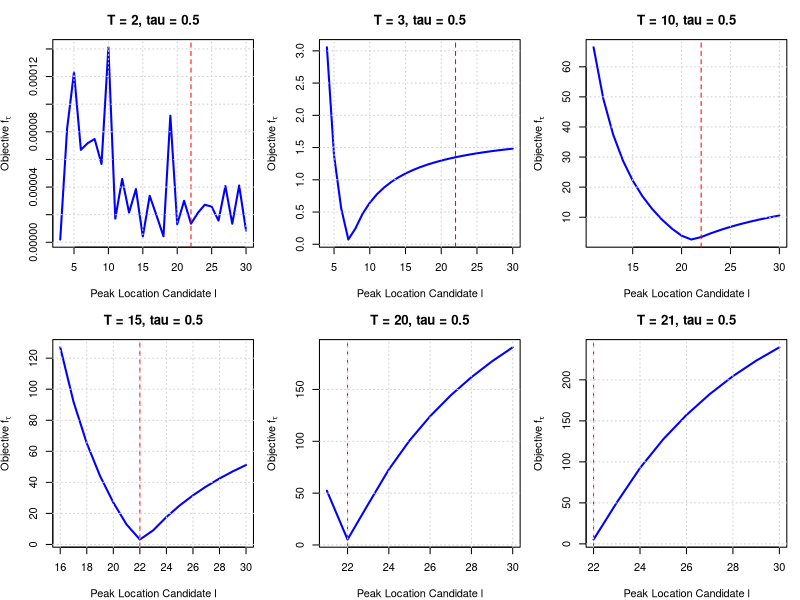
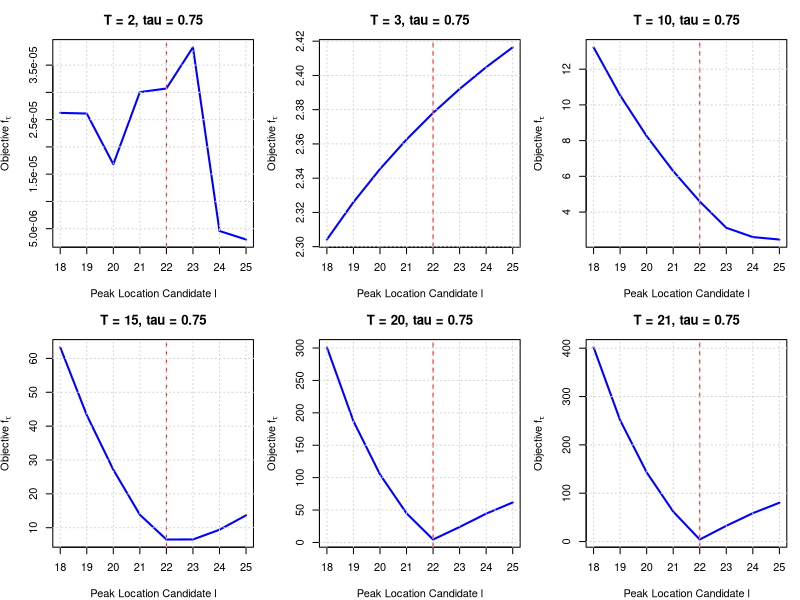
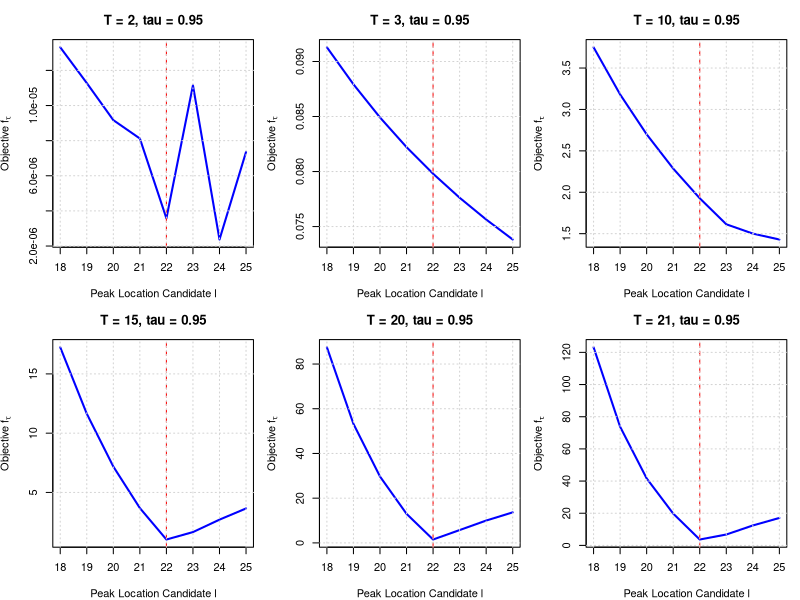
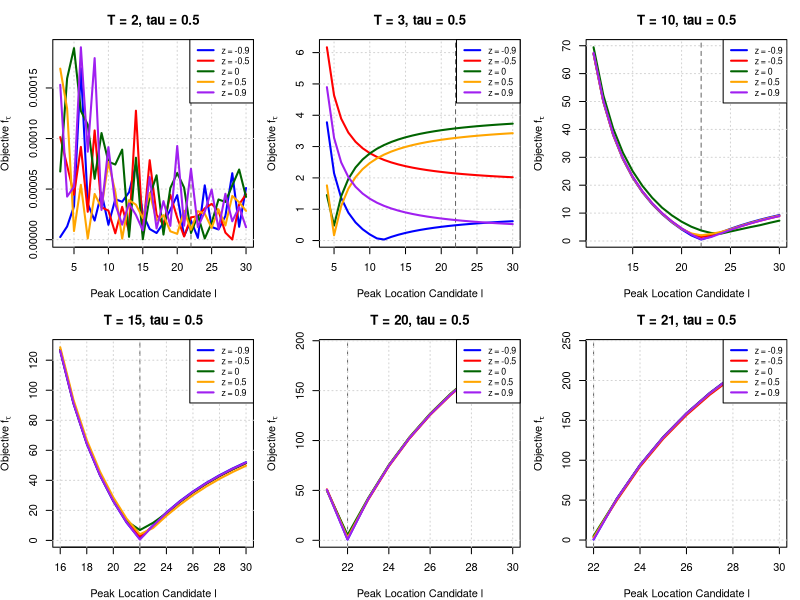
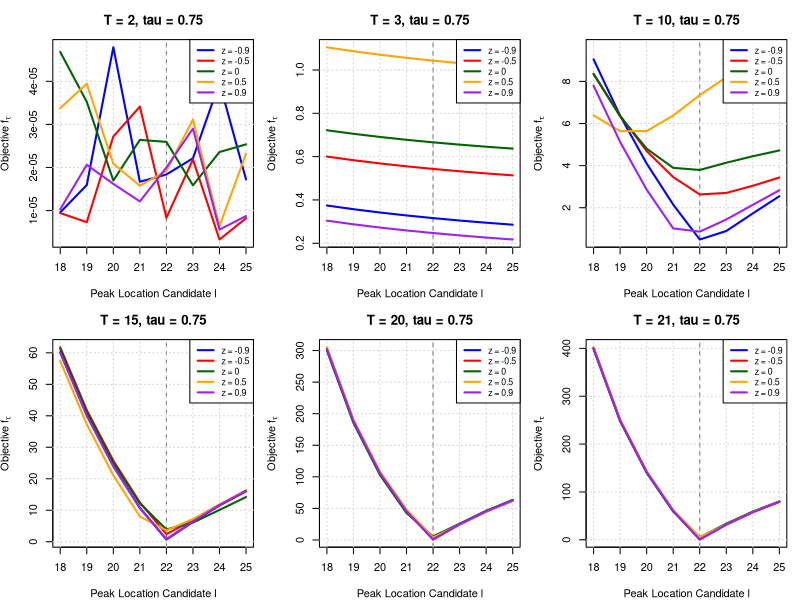
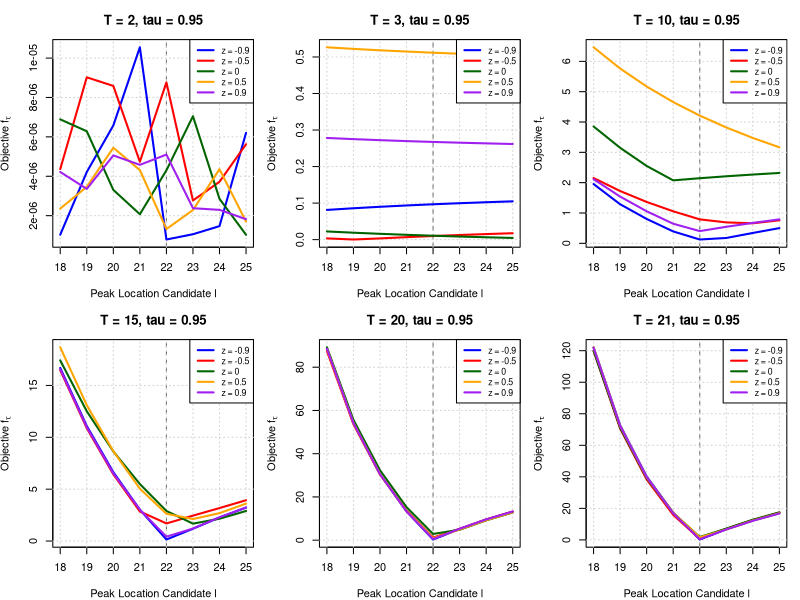

These figures' R source, in order:
# ---------------------------------------------------------------------------
# Quantile-Based Peak Estimation with Laplace Noise
# ---------------------------------------------------------------------------
# Author: Said Maanan
# Date: 2025-06-12
# ---------------------------------------------------------------------------

# ---------------------------------------------------------------------------
# Laplace Noise Generator
# ---------------------------------------------------------------------------
rlaplace <- function(n, location = 0, scale = 1) {
  u <- runif(n, -0.5, 0.5)
  location - scale * sign(u) * log(1 - 2 * abs(u))
}

# ---------------------------------------------------------------------------
# Asymmetric Laplace Variance
# ---------------------------------------------------------------------------
asy_laplace_variance <- function(tau, z) {
  stopifnot(tau > 0, tau < 1, abs(z) < 1)
  mu <- tau / (1 + z) - (1 - tau) / (1 - z)
  E_X2 <- 2 * tau / (1 + z)^2 + 2 * (1 - tau) / (1 - z)^2
  return(E_X2 - mu^2)
}

# ---------------------------------------------------------------------------
# Compute scale b for desired SNR
# ---------------------------------------------------------------------------
compute_noise_scale <- function(A, SNR_target, tau, z) {
  sigma2 <- asy_laplace_variance(tau, z)
  sqrt((A / SNR_target)^2 / sigma2)
}

# ---------------------------------------------------------------------------
# Quantile Loss Function
# ---------------------------------------------------------------------------
quantile_loss <- function(u, tau) {
  u * ( tau - (u < 0) )
}

# ---------------------------------------------------------------------------
# Weighted Quantile (Generalized Algorithm, tau in (0,1))
# ---------------------------------------------------------------------------
med_weighted_tau <- function(I, l, s, tau) {
  T <- length(I)
  x <- I * exp(((1:T) - l)^2 / s^2)
  w <- exp(-((1:T) - l)^2 / s^2)
  o <- order(x)
  x_sorted <- x[o]
  w_sorted <- w[o]
  cum_w <- cumsum(w_sorted)
  cutoff <- tau * sum(w_sorted)
  k <- min(which(cum_w >= cutoff))
  return(x_sorted[k]) 
}

# ---------------------------------------------------------------------------
# Quantile-Based Amplitude Estimation
# ---------------------------------------------------------------------------
compute_a <- function(I, l, s, tau) {
  med_weighted_tau(I, l, s, tau)
}

# ---------------------------------------------------------------------------
# Quantile Loss objective
# ---------------------------------------------------------------------------
objective_function <- function(I, a, l, s, tau) {
  t <- seq_along(I)
  fitted <- a * exp(-((t - l)^2) / s^2)
  u <- I - fitted
  mean(quantile_loss(u, tau))
}

# ---------------------------------------------------------------------------
# Optimize s for a given l
# ---------------------------------------------------------------------------
search_best_s <- function(I, l, tau) {
  f_obj <- function(s) {
    a_hat <- compute_a(I, l, s, tau)
    objective_function(I, a_hat, l, s, tau)
  }
  optimize(f_obj, interval = c(1, 20), tol = 1e-4)$minimum
}

# ---------------------------------------------------------------------------
# Main simulation function
# ---------------------------------------------------------------------------
simulate_quantile_objective <- function(T, A, L, S, h, tau, snr = Inf, z = 0, seed = NULL, l_range = NULL, force_l_gt_T = FALSE) {
  t <- 1:T
  signal <- A * exp(-((t - L)^2) / S^2)
  
  if (!is.null(seed)) set.seed(seed)
  
  if (is.finite(snr)) {
    b <- compute_noise_scale(A, snr, tau, z)
    noise <- rlaplace(T, scale = b)
    I <- signal + noise
  } else {
    I <- signal
  }
  
  if (is.null(l_range)) {
    l_grid <- if (force_l_gt_T) seq(T + 1, h) else if (is.finite(snr)) seq(L - 4, L + 3) else seq(1, h)
  } else {
    l_grid <- l_range
  }
  
  losses <- sapply(l_grid, function(l) {
    s_hat <- search_best_s(I, l, tau)
    a_hat <- compute_a(I, l, s_hat, tau)
    objective_function(I, a_hat, l, s_hat, tau)
  })
  
  data.frame(l = l_grid, loss = losses, T = T)
}

# ---------------------------------------------------------------------------
# Plotting utility
# ---------------------------------------------------------------------------
plot_quantile_objectives <- function(results, tau, A_true, L_true, S_true, h) {
  Ts <- unique(results$T)
  nT <- length(Ts)
  nrow <- 2
  ncol <- 3
  
  png(filename = paste0("plot_quantile_tau", tau, ".png"),
      width = 900, height = 600, res = 120)
  old_par <- par(mfrow = c(nrow, ncol), mar = c(4, 4, 3, 1))
  on.exit({ par(old_par); dev.off() })
  
  for (T_val in Ts) {
    subset_data <- subset(results, T == T_val)
    plot(subset_data$l, subset_data$loss, type = "l", lwd = 2, col = "blue",
         xlab = "Peak Location Candidate l",
         ylab = expression("Objective " * f[tau]),
         main = paste0("T = ", T_val, ", tau = ", tau))
    abline(v = L_true, col = "red", lty = 2)
    grid()
  }
}

# ---------------------------------------------------------------------------
# Run simulation and produce plots for tau = 0.5, 0.75, 0.95
# ---------------------------------------------------------------------------
A_true <- 15000
L_true <- 22
S_true <- 10
h <- 30
# Ts_free <- c(2, 3, 10, 20, 21)
Ts_free <- c(2, 3, 10, 15, 20, 21)
z <- 0
snr <- 1000

for ( tau_val in c(0.5, 0.75, 0.95) ) {
  results <- do.call(rbind, lapply(Ts_free, function(T) {
    simulate_quantile_objective(T, A = A_true, L = L_true, S = S_true, h = h,
                                tau = tau_val, snr = snr, z = z, force_l_gt_T = ( tau_val == 0.5 )) 
  }))
  
  plot_file <- paste0("plot_quantile_tau", tau_val, ".png")
  plot_quantile_objectives(results, tau_val, A_true, L_true, S_true, h)
  
  cat("Plot for tau =", tau_val, "generated and saved to", plot_file, "\n")
}








plot_quantile_objectives_superposed <- function(results, tau, A_true, L_true, S_true, h) {
  Ts <- sort(unique(results$T))
  z_vals <- sort(unique(results$z))
  colors <- c("blue", "red", "darkgreen", "orange", "purple") # match z_vals order
  nrow <- 2
  ncol <- 3
  
  png(filename = paste0("plot_quantile_tau", tau, "_zcompare.png"),
      width = 900, height = 600, res = 120)
  old_par <- par(mfrow = c(nrow, ncol), mar = c(4, 4, 3, 1))
  on.exit({ par(old_par); dev.off() })
  
  for (T_val in Ts) {
    df_T <- subset(results, T == T_val)
    x_range <- range(df_T$l)
    y_range <- range(df_T$loss)
    
    plot(NA, xlim = x_range, ylim = y_range,
         xlab = "Peak Location Candidate l",
         ylab = expression("Objective " * f[tau]),
         main = paste0("T = ", T_val, ", tau = ", tau))
    abline(v = L_true, col = "gray40", lty = 2)
    grid()
    
    for (i in seq_along(z_vals)) {
      df_z <- subset(df_T, z == z_vals[i])
      lines(df_z$l, df_z$loss, col = colors[i], lwd = 2)
    }
    
    legend("topright", legend = paste("z =", z_vals),
           col = colors[1:length(z_vals)], lwd = 2, bty = "o", cex = 0.8)
  }
}


z_vals <- c(-0.9, -0.5, 0, 0.5, 0.9)

for (tau_val in c(0.5, 0.75, 0.95)) {
  results_all <- do.call(rbind, lapply(z_vals, function(z) {
    res_z <- do.call(rbind, lapply(Ts_free, function(T) {
      simulate_quantile_objective(T, A = A_true, L = L_true, S = S_true, h = h,
                                  tau = tau_val, snr = snr, z = z, 
                                  force_l_gt_T = (tau_val == 0.5))
    }))
    res_z$z <- z
    res_z
  }))
  
  plot_file <- paste0("plot_quantile_tau", tau_val, "_zcompare.png")
  plot_quantile_objectives_superposed(results_all, tau_val, A_true, L_true, S_true, h)
  cat("Plot for tau =", tau_val, "generated and saved to", plot_file, "\n")
}
